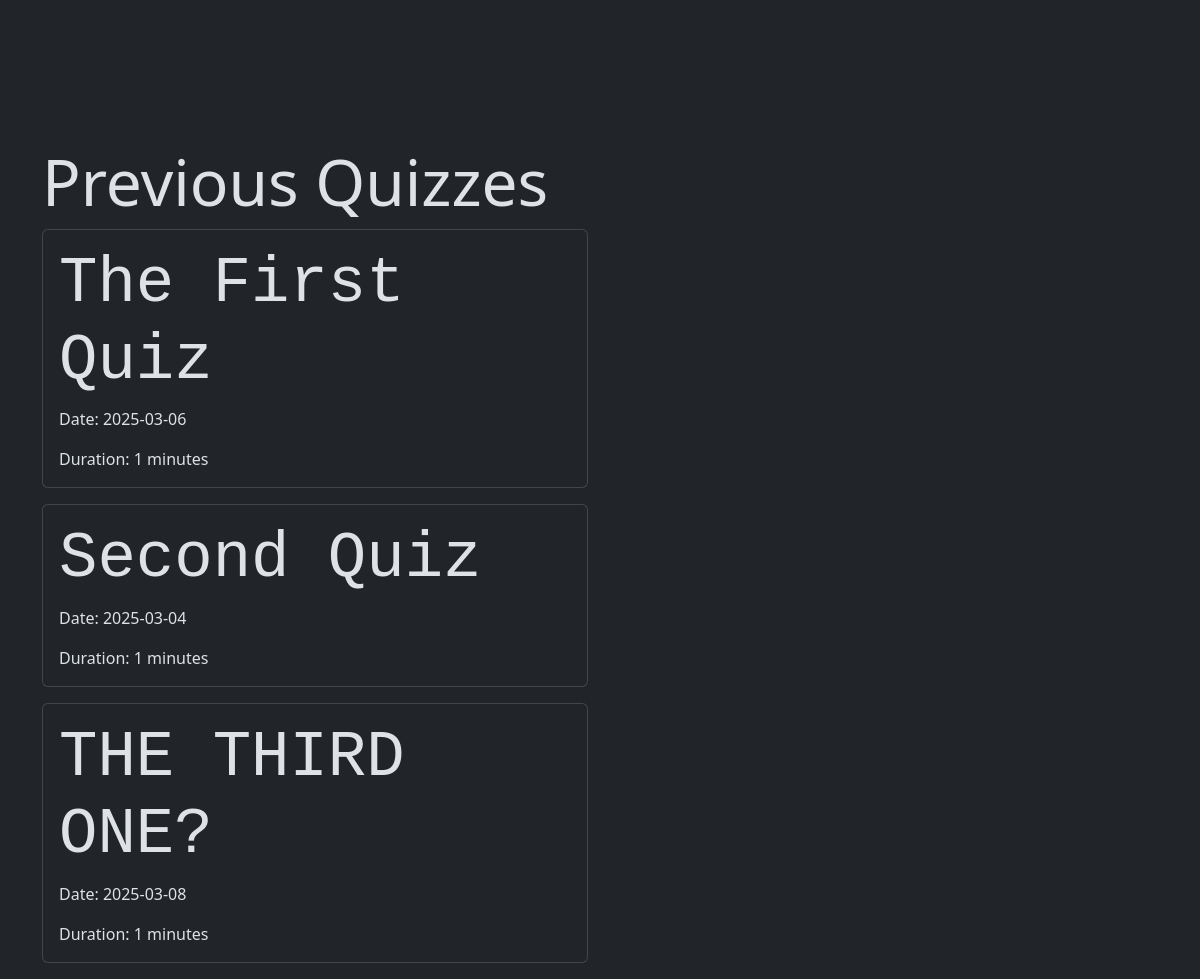
Screenshot of /qdisplay/9 with the database file from the repository.
### models/models.py (models this page shows)
class Quiz(db.Model):
    id=db.Column(db.Integer, primary_key=True)
    date=db.Column(db.Date, nullable=False)
    time_duration=db.Column(db.Integer,nullable=False)
    remarks=db.Column(db.Text)
    c_id=db.Column(db.Integer,db.ForeignKey('chapter.id',ondelete="CASCADE"))
    quest = db.relationship("Questions", backref="quiz", lazy=True)

### controllers/controllers.py (the view, shortened to what this page needs)
@app.route("/qdisplay/<int:c_id>",methods=["GET","POST"])
def qdisplay(c_id):
    quizzes = Quiz.query.filter_by(c_id=c_id, date=today).all()
    quizprev=Quiz.query.filter(Quiz.c_id == c_id, Quiz.date < today).all()
    quizupcoming=Quiz.query.filter(Quiz.c_id == c_id, Quiz.date > today).all()
    return render_template("quizzdash.html",quizzes=quizzes,c_id=c_id,quizprev=quizprev,quizupcoming=quizupcoming)

### templates/quizzdash.html (shortened to what this page needs)
{% extends 'base.html' %}
{% block content %}
<br><br>
<div class="container">
    <div class="row">
        <div class="col-md-6">
            <br>
            <br>
            <br>
            <br>
            {%if quizprev%}
            <h1 class="display-3">Previous Quizzes</h1>
            {% for quiz in quizprev %}
            <div class="card mb-3">
                <div class="card-body">
                    <h1 class="card-title display-3 font-monospace">{{ quiz.remarks }}</h1>
                    <p class="card-text">Date: {{ quiz.date }}</p>
                    <p class="card-text">Duration: {{ quiz.time_duration }} minutes</p>
                </div>
            </div>
            {% endfor %}
            {%endif%}
        </div>
    </div>
</div>
{% endblock %}

### rows the page displays
Quiz: remarks "The First Quiz", date "2025-03-06", time_duration "1"
Quiz: remarks "Second Quiz", date "2025-03-04", time_duration "1"
Quiz: remarks "THE THIRD ONE?", date "2025-03-08", time_duration "1"
